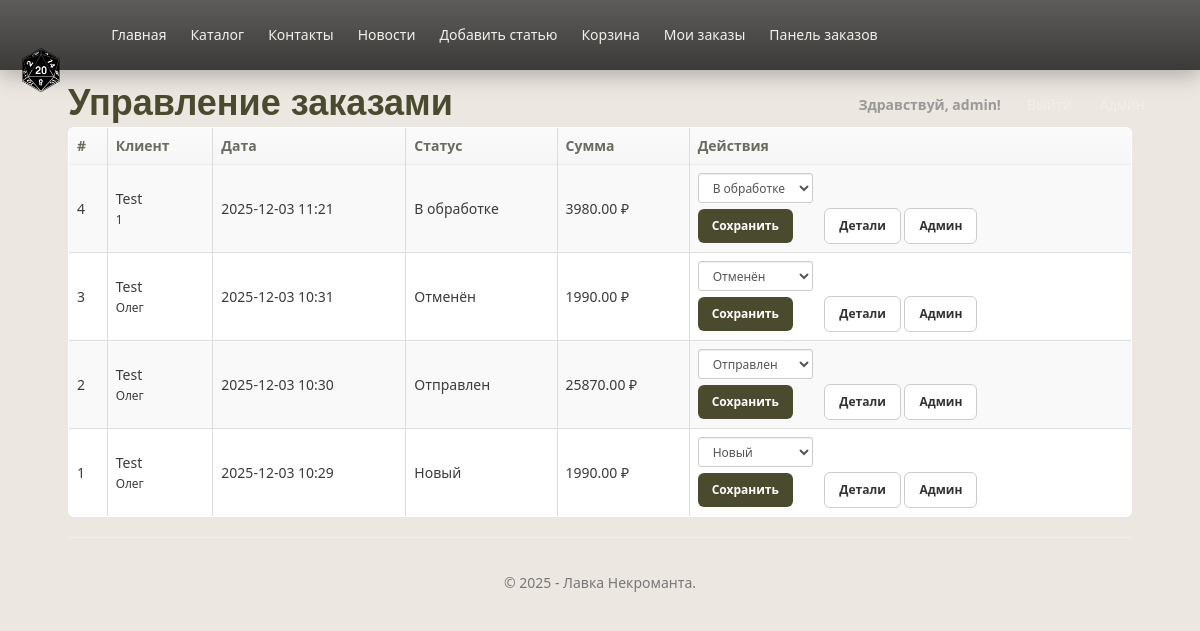
The page /orders/ (signed in) on the database as committed earlier.
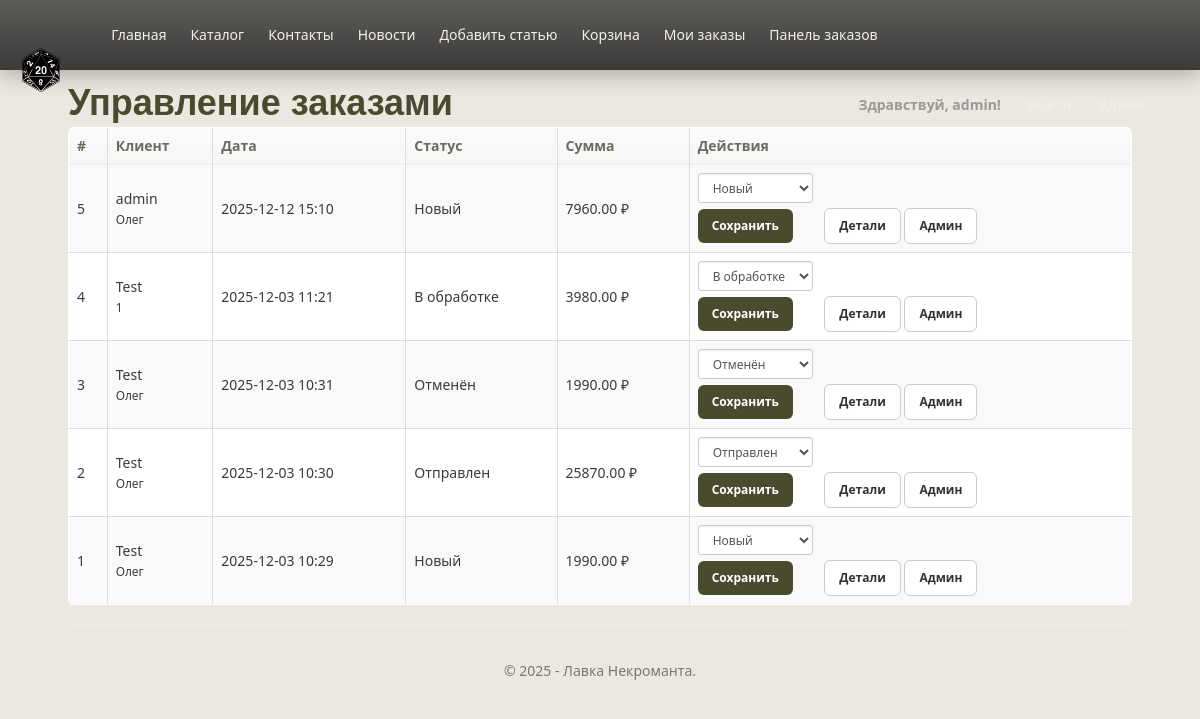
The same page on the database as committed later.
### app/models.py (models this page shows, shortened)
class Order(models.Model):
    STATUS_NEW = 'NEW'
    STATUS_PROCESSING = 'PROCESSING'
    STATUS_SHIPPED = 'SHIPPED'
    STATUS_CANCELLED = 'CANCELLED'
    STATUS_CHOICES = [
        (STATUS_NEW, 'Новый'),
        (STATUS_PROCESSING, 'В обработке'),
        (STATUS_SHIPPED, 'Отправлен'),
        (STATUS_CANCELLED, 'Отменён'),
    ]
    customer = models.ForeignKey(settings.AUTH_USER_MODEL, related_name='orders',
                                 on_delete=models.SET_NULL, null=True, blank=True, verbose_name="Клиент")
    created_at = models.DateTimeField(verbose_name="Создан", default=timezone.now)
    status = models.CharField(verbose_name="Статус", max_length=20, choices=STATUS_CHOICES, default=STATUS_NEW)
    total_price = models.DecimalField(verbose_name="Итоговая сумма", max_digits=10, decimal_places=2, default=0)
    full_name = models.CharField(verbose_name="ФИО получателя", max_length=200, blank=True)
    phone = models.CharField(verbose_name="Телефон", max_length=50, blank=True)
    address = models.TextField(verbose_name="Адрес доставки", blank=True)
    comment = models.TextField(verbose_name="Комментарий к заказу", blank=True)
    class Meta:
        verbose_name = "Заказ"
        verbose_name_plural = "Заказы"
        ordering = ['-created_at']

### app/views.py (the view, shortened to what this page needs)
# urls.py: path('orders/', views.orders_manager, name='orders_manager'),
@manager_required
def orders_manager(request):
    assert isinstance(request, HttpRequest)
    orders = Order.objects.all().order_by('-created_at')
    return render(request, 'app/orders_manager.html', {
        'title': 'Заказы (менеджер)',
        'orders': orders,
        'year': datetime.now().year,
    })

### app/templatetags/group_tags.py (called while the page is built)
@register.filter(name='has_group')
def has_group(user, group_name):
    if not user or not hasattr(user, 'groups'):
        return False
    return user.groups.filter(name=group_name).exists()

### app/utils.py (called while the page is built)
def _in_group(user, group_name):
    return user.is_authenticated and user.groups.filter(name=group_name).exists()

def is_manager(user):
    return _in_group(user, 'Manager')

def manager_required(view_func):
    @wraps(view_func)
    def _wrapped_view(request, *args, **kwargs):
        login_url = reverse('login')
        if not request.user.is_authenticated:
            return redirect_to_login(request.get_full_path(), login_url=login_url, redirect_field_name=REDIRECT_FIELD_NAME)
        if not is_manager(request.user):
            return redirect('home')
        return view_func(request, *args, **kwargs)
    return _wrapped_view

### app/templates/app/orders_manager.html (shortened to what this page needs)
{% extends "app/layout.html" %}
{% block content %}
<h1>Управление заказами</h1>
  {% if orders %}
<div class="table-responsive">
    <table class="table table-bordered table-striped">
        <thead>
            <tr>
                <th>#</th>
                <th>Клиент</th>
                <th>Дата</th>
                <th>Статус</th>
                <th>Сумма</th>
                <th>Действия</th>
            </tr>
        </thead>
        <tbody>
            {% for o in orders %}
            <tr>
                <td>{{ o.id }}</td>
                <td>
                    {% if o.customer %}
                    {{ o.customer.username }}<br />
                    <small>{{ o.full_name }}</small>
                    {% else %}
                    <em>Гость</em>
                    {% endif %}
                </td>
                <td>{{ o.created_at|date:"Y-m-d H:i" }}</td>
                <td>{{ o.get_status_display }}</td>
                <td>{{ o.total_price }} ₽</td>
                <td style="min-width:260px;">
                    <form method="post" style="display:inline-block; margin-right:8px;">
                        <div class="form-group" style="margin-bottom:6px;">
                            <select name="status" class="form-control input-sm">
                                <option value="NEW" {% if o.status == 'NEW' %}selected{% endif %}>Новый</option>
                                <option value="PROCESSING" {% if o.status == 'PROCESSING' %}selected{% endif %}>В обработке</option>
                                <option value="SHIPPED" {% if o.status == 'SHIPPED' %}selected{% endif %}>Отправлен</option>
                                <option value="CANCELLED" {% if o.status == 'CANCELLED' %}selected{% endif %}>Отменён</option>
                            </select>
                        </div>
                        <button type="submit" class="btn btn-primary btn-sm">Сохранить</button>
                    </form>
                    <a href="{% url 'order_detail' order_id=o.id %}" class="btn btn-default btn-sm">Детали</a>
                    <a href="{% url 'admin:app_order_change' o.id %}" class="btn btn-default btn-sm" target="_blank">Админ</a>
                </td>
            </tr>
            {% endfor %}
        </tbody>
    </table>
</div>
  {% else %}
<p>Пока нет заказов.</p>
  {% endif %}
{% endblock %}

### app/templates/app/layout.html (shortened to what this page needs)
<!DOCTYPE html>
<html>
<head>
    {% load static %}
    {% load group_tags %}
    <link rel="stylesheet" type="text/css" href="{% static 'app/content/bootstrap.min.css' %}" />
    <link rel="stylesheet" type="text/css" href="{% static 'app/content/site.css' %}" />
    <link rel="stylesheet" href="https://cdn.jsdelivr.net/npm/@glidejs/glide/dist/css/glide.core.min.css">
</head>
<body>
    <nav class="navbar navbar-inverse navbar-fixed-top" role="navigation">
        <div class="container">
            <div class="navbar-header">
                <a href="{% url 'home' %}" class="navbar-brand" title="Лавка Некроманта">
                    <img class="logo" src="{% static 'app/content/logo.png' %}" alt="logo" />
                </a>
            </div>
            <div class="collapse navbar-collapse" id="mainNav">
                <ul class="nav navbar-nav">
                    <li><a href="{% url 'home' %}">Главная</a></li>
                    <li><a href="{% url 'catalog' %}">Каталог</a></li>
                    <li><a href="{% url 'contact' %}">Контакты</a></li>
                    <li><a href="{% url 'blog_list' %}">Новости</a></li>
                    {% if user.is_superuser %}
                    <li><a href="{% url 'newpost' %}">Добавить статью</a></li>
                    {% endif %}
                    {% if user.is_authenticated %}
                    {% if user|has_group:"Client" %}
                    <li><a href="{% url 'cart' %}">Корзина</a></li>
                    <li><a href="{% url 'my_orders' %}">Мои заказы</a></li>
                    {% endif %}
                    {% if user|has_group:"Manager" %}
                    <li><a href="{% url 'orders_manager' %}">Панель заказов</a></li>
                    {% endif %}
                    {% endif %}
                </ul>
                {% include 'app/loginpartial.html' %}
            </div>
        </div>
    </nav>
    <div class="container body-content">
        {% block content %}{% endblock %}
        <hr />
        <footer>
            <p>&copy; {{ year }} - Лавка Некроманта.</p>
        </footer>
    </div>
</body>
</html>

### app/templates/app/loginpartial.html (shortened to what this page needs)
{% load static %}
<div id="nav-right-block" class="nav navbar-nav navbar-right">
    {% if user.is_authenticated %}
    <div class="nav-user">
        <span class="navbar-text">Здравствуй, {{ user.username }}!</span>
        <form id="logoutForm" action="{% url 'logout' %}" method="post" class="logout-form">
            <button type="submit" class="nav-action nav-link-button">Выйти</button>
        </form>
        {% if user.is_superuser %}
        <a class="nav-action" href="{% url 'admin:index' %}">Админ</a>
        {% endif %}
    </div>
    {% else %}
    <div class="auth-nav">
        <a class="nav-action" href="{% url 'login' %}">Войти</a>
        <a class="nav-action" href="{% url 'registration' %}">Регистрация</a>
    </div>
    {% endif %}
</div>

### app/static/app/content/site.css (style rules this page uses)
:root { --bg: #ece7e1; --text: #3b3b3b; --heading: #4a4a2e; --accent-start: #d4af37; --accent-end: #85754e; --olive: #4a4a2e; --olive-2: #5c5c3a; --muted: #6b6b61; --panel-bg: #fefdfb; --border: #ddd; --success: #2e8b57; --danger: #b94a48; --radius: 8px; --shadow: 0 6px 18px rgba(0,0,0,0.06); --glass: rgba(255,255,255,0.7); }
* { box-sizing: border-box; }
html, body { height: 100%; }
body { background-color: var(--bg); color: var(--text); font-family: 'Segoe UI', Tahoma, Geneva, Verdana, sans-serif; padding-top: 80px; padding-bottom: 40px; line-height: 1.5; -webkit-font-smoothing: antialiased; -moz-osx-font-smoothing: grayscale; }
h1, h2, h3, h4, h5 { color: var(--heading); font-weight: 700; margin-top: 0; margin-bottom: 0.6rem; line-height: 1.15; }
.container.body-content, .body-content { padding-left: 18px; padding-right: 18px; max-width: 1100px; margin: 0 auto; }
.navbar { height: 70px; background: linear-gradient(180deg, rgba(0,0,0,0.6), rgba(0,0,0,0.75)); border: 0; box-shadow: 0 6px 20px rgba(0,0,0,0.25); }
.navbar .navbar-brand { color: #fff; font-weight: 700; display: flex; align-items: center; }
.logo { max-width: 50px; margin-top: 2px; margin-right: 10px; }
.navbar .nav > li > a { color: #f1efe9; margin-top: 0px; padding-top: 18px; }
.navbar .navbar-right { margin-top: 6px; }
.btn { border-radius: 6px; font-weight: 600; padding: 8px 14px; transition: transform .12s ease, box-shadow .12s ease, background-color .12s ease; }
.btn-primary, .save { background-color: var(--olive); color: white; border: 0; }
input, select, textarea { font-family: inherit; font-size: 0.98rem; padding: 10px 12px; border-radius: 6px; border: 1px solid #ccc; background: white; color: var(--text); }
.table { background: #fff; border-radius: 6px; overflow: hidden; border: 1px solid rgba(0,0,0,0.04); }
.table > thead > tr > th { background: linear-gradient(180deg, rgba(250,250,250,0.9), rgba(245,245,245,0.9)); border-bottom: 1px solid rgba(0,0,0,0.04); color: var(--muted); font-weight: 700; }
.table > tbody > tr > td { vertical-align: middle; }
footer { text-align: center; color: #777; margin-top: 26px; padding-top: 8px; }
#nav-right-block { margin-left: auto; }
.navbar-text { color: #fff; }
.navbar .nav > li > a { padding-top: 18px; padding-bottom: 18px; }
.navbar .nav > li { display: inline-flex; align-items: center; }
.navbar { height: 70px; }
.navbar .container { display: flex; align-items: center; gap: 12px; padding-left: 10px; padding-right: 10px; }
.navbar-header { display: flex; align-items: center; }
.navbar-brand { display: flex; align-items: center; padding: 0 12px 0 0; margin: 0; height: 70px; }
.navbar-brand .logo { height: 44px; width: auto; margin: 0; display: block; }
.navbar-collapse { display: flex !important; align-items: center; flex: 1 1 auto; justify-content: space-between; }
.navbar .nav.navbar-nav { display: flex; align-items: center; margin: 0; }
.navbar .nav.navbar-nav > li { display: flex; align-items: center; }
.navbar .nav.navbar-nav > li > a { color: #f1efe9; padding: 0 12px; line-height: 70px; height: 70px; display: inline-flex; align-items: center; }
#nav-right-block { display: flex; align-items: center; margin-left: auto; }
.navbar-text { color: #fff; font-weight: 600; line-height: 70px; display: inline-block; padding: 0 6px; margin: 0; }
.nav-action { color: #f1efe9; display: inline-flex; align-items: center; height: 70px; line-height: 70px; padding: 0 8px; margin: 0; }
a { color: var(--olive); }
#nav-right-block { display: flex; align-items: center; margin-left: auto; gap: 10px; }
.nav-user { display: flex; align-items: center; gap: 12px; }
.logout-form { display: inline-flex; align-items: center; margin: 0; padding: 0; background: transparent; border: none; }
.nav-link-button { background: none; border: none; color: #f1efe9; cursor: pointer; padding: 0 8px; font: inherit; height: 70px; line-height: 70px; margin: 0; }
.nav-action { color: #f1efe9; display: inline-flex; align-items: center; padding: 0 8px; height: 70px; line-height: 70px; margin: 0; }

Rows that differ between the two databases and show on the page:
added Order: id "5", customer.username "admin", full_name "Олег", created_at "2025-12-12 15:10", status "Новый", total_price "7960.00"
